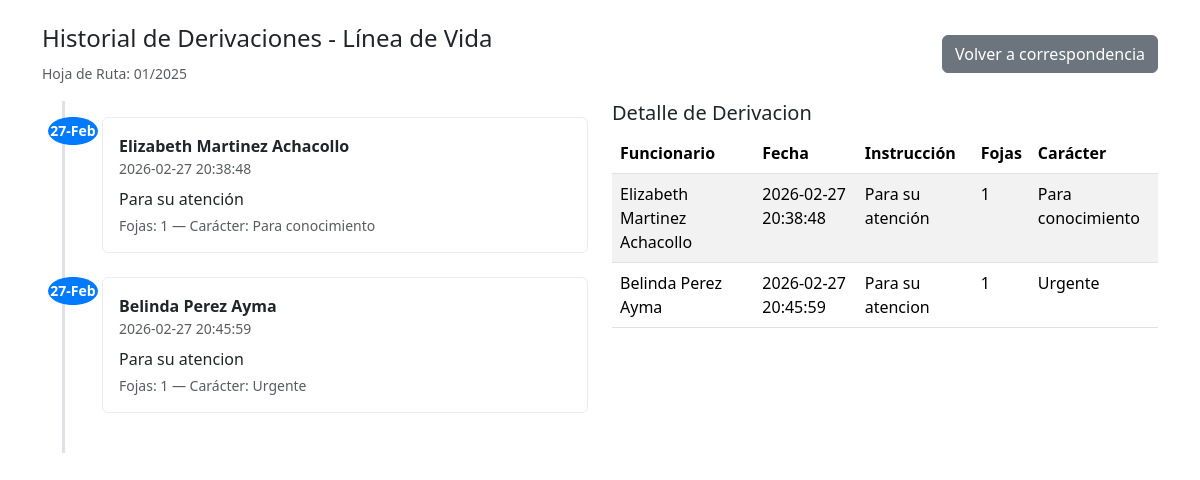
Screenshot of /derivacion/index.php?id=1 with the database file from the repository.
### tables this page shows
CREATE TABLE `correspondencia` (
  `id` int(11) NOT NULL,
  `hojaruta` varchar(255) NOT NULL,
  `remitente` varchar(255) NOT NULL,
  `referencia` text NOT NULL,
  `fojas` int(11) NOT NULL,
  `fecha` timestamp NOT NULL DEFAULT current_timestamp(),
  `estado` varchar(255) NOT NULL,
  `actualizado_en` timestamp NULL DEFAULT NULL,
  `eliminado_en` timestamp NULL DEFAULT NULL
);

CREATE TABLE `derivacion` (
  `id` int(11) NOT NULL,
  `id_correspondencia` int(11) NOT NULL,
  `id_funcionario` int(11) NOT NULL,
  `fecha_derivacion` timestamp NOT NULL DEFAULT current_timestamp(),
  `instruccion_adicional` text DEFAULT NULL,
  `fojas` int(11) NOT NULL,
  `caracter` varchar(25) NOT NULL
);

CREATE TABLE `funcionario` (
  `id` int(11) NOT NULL,
  `ci` int(11) NOT NULL,
  `nombre` varchar(100) NOT NULL,
  `paterno` varchar(60) NOT NULL,
  `materno` varchar(60) NOT NULL,
  `usuario` varchar(50) NOT NULL,
  `password` varchar(255) NOT NULL,
  `rol` varchar(25) DEFAULT NULL,
  `id_puesto` int(11) NOT NULL,
  `estado` varchar(12) NOT NULL,
  `creado_en` timestamp NOT NULL DEFAULT current_timestamp(),
  `actualizado_en` timestamp NOT NULL DEFAULT current_timestamp(),
  `eliminado_en` timestamp NOT NULL DEFAULT current_timestamp()
);

### derivacion/index.php (the view, shortened to what this page needs)
<?php
require '../db.php';
$id = $_POST['id'] ?? $_GET['id'] ?? null;
$stmt = $pdo->prepare("SELECT id, hojaruta, remitente, referencia, fojas, fecha, estado FROM correspondencia WHERE id = :id");
$stmt->execute([':id' => $id]);
$cor = $stmt->fetch(PDO::FETCH_ASSOC);
$sql = "SELECT d.*, f.nombre, f.paterno, f.materno
        FROM derivacion d
        LEFT JOIN funcionario f ON f.id = d.id_funcionario
        WHERE d.id_correspondencia = :id
        ORDER BY d.fecha_derivacion ASC";
$stmt2 = $pdo->prepare($sql);
$stmt2->execute([':id' => $id]);
$derivaciones = $stmt2->fetchAll(PDO::FETCH_ASSOC);
?>
<!doctype html>
<html lang="es">
<head>
    <link href="https://cdn.jsdelivr.net/npm/bootstrap@5.3.2/dist/css/bootstrap.min.css" rel="stylesheet">
</head>
<body>
<div class="container mt-4">
    <div class="d-flex justify-content-between align-items-center mb-3">
        <div>
            <h4>Historial de Derivaciones - Línea de Vida</h4>
            <small class="text-muted">Hoja de Ruta: <?php echo htmlspecialchars($cor['hojaruta']); ?></small>
        </div>
        <div>
            <a href="../correspondencia/index.php" class="btn btn-secondary">Volver a correspondencia</a>
        </div>
    </div>
    <div class="row">
        <div class="col-lg-6">
            <div class="timeline">
                <?php if (empty($derivaciones)): ?>
                    <div class="alert alert-info">No hay derivaciones registradas para esta correspondencia.</div>
                <?php else: ?>
                    <?php foreach ($derivaciones as $d): ?>
                        <div class="timeline-item">
                            <div class="time-marker">
                                <div class="circle"><?php echo date('d-M', strtotime($d['fecha_derivacion'])); ?></div>
                            </div>
                            <div class="card p-2">
                                <div class="card-body p-2">
                                    <strong><?php echo htmlspecialchars(trim(($d['nombre'] ?? '') . ' ' . ($d['paterno'] ?? '') . ' ' . ($d['materno'] ?? ''))); ?></strong>
                                    <div class="text-muted small"><?php echo htmlspecialchars($d['fecha_derivacion']); ?></div>
                                    <p class="mb-0 mt-2"><?php echo nl2br(htmlspecialchars($d['instruccion_adicional'] ?? '')); ?></p>
                                    <div class="small text-muted mt-1">Fojas: <?php echo htmlspecialchars($d['fojas']); ?> — Carácter: <?php echo htmlspecialchars($d['caracter']); ?></div>
                                </div>
                            </div>
                        </div>
                    <?php endforeach; ?>
                <?php endif; ?>
            </div>
        </div>
        <div class="col-lg-6">
            <h5>Detalle de Derivacion</h5>
            <table class="table table-striped">
                <thead>
                <tr>
                    <th>Funcionario</th>
                    <th>Fecha</th>
                    <th>Instrucción</th>
                    <th>Fojas</th>
                    <th>Carácter</th>
                </tr>
                </thead>
                <tbody>
                <?php if (!empty($derivaciones)): ?>
                    <?php foreach ($derivaciones as $d): ?>
                        <tr>
                            <td><?php echo htmlspecialchars(trim(($d['nombre'] ?? '') . ' ' . ($d['paterno'] ?? '') . ' ' . ($d['materno'] ?? ''))); ?></td>
                            <td><?php echo htmlspecialchars($d['fecha_derivacion']); ?></td>
                            <td><?php echo nl2br(htmlspecialchars($d['instruccion_adicional'] ?? '')); ?></td>
                            <td><?php echo htmlspecialchars($d['fojas']); ?></td>
                            <td><?php echo htmlspecialchars($d['caracter']); ?></td>
                        </tr>
                    <?php endforeach; ?>
                <?php else: ?>
                    <tr><td colspan="5">Sin registros</td></tr>
                <?php endif; ?>
                </tbody>
            </table>
        </div>
    </div>
</div>
</body>
</html>

### derivacion/index.php (style rules this page uses)
.timeline { position: relative; padding: 1rem 0; }
.timeline::before { content: ''; position: absolute; left: 20px; top: 0; bottom: 0; width: 3px; background: #dee2e6; }
.timeline-item { position: relative; margin-left: 60px; margin-bottom: 1.5rem; }
.timeline-item .time-marker { position: absolute; left: -43px; width: 28px; height: 28px; border-radius: 50%; background: #0d6efd; color: #fff; display: flex; align-items: center; justify-content: center; font-size: 14px; }
.timeline-item .card { box-shadow: none; border: 1px solid #e9ecef; }
.time-marker { display: flex; flex-direction: column; align-items: center; gap: 4px; }
.circle { width: 50px; height: 60px; border-radius: 50%; background-color: #007bff; color: #fff; display: flex; align-items: center; justify-content: center; font-weight: bold; }

### rows the page displays
correspondencia: hojaruta "01/2025"
derivacion: fecha_derivacion "27-Feb", id_funcionario.materno "Elizabeth Martinez Achacollo", fecha_derivacion "2026-02-27 20:38:48", instruccion_adicional "Para su atención", fojas "1", caracter "Para conocimiento"
derivacion: fecha_derivacion "27-Feb", id_funcionario.materno "Belinda Perez Ayma", fecha_derivacion "2026-02-27 20:45:59", instruccion_adicional "Para su atencion", fojas "1", caracter "Urgente"
